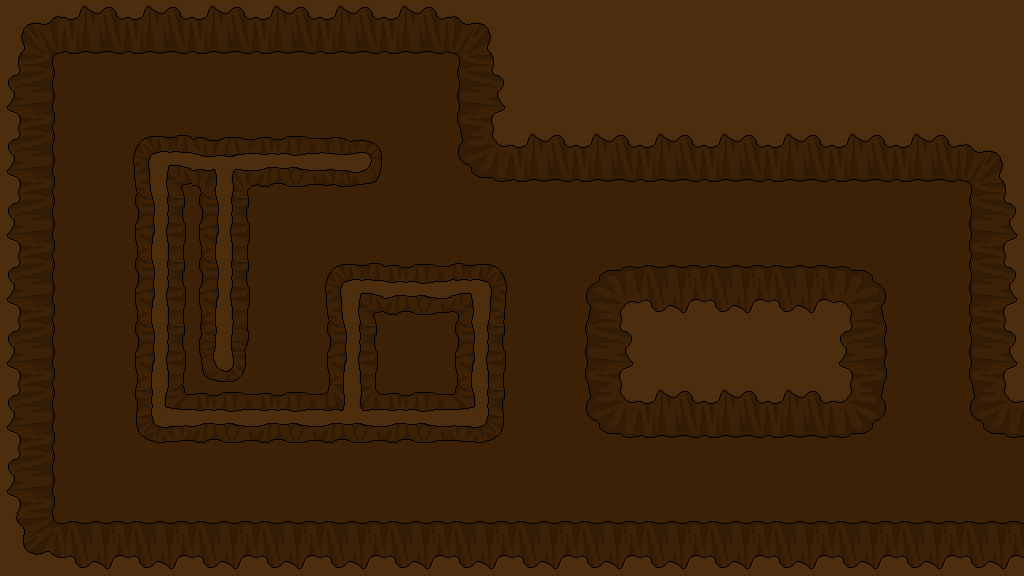

Rendered tile map (Tiled .tmx) drawn with the repository's tilesets; below, a short description and the full map source, tile grids included:
An orthogonal 16x9 tile map with 64x64 px tiles, 1 tile layer (Tile Layer 1).

<map version="1.0" orientation="orthogonal" width="16" height="9" tilewidth="64" tileheight="64">
 <tileset firstgid="1" name="backgroundTiles" tilewidth="64" tileheight="64">
  <image source="../backgroundTiles.png" width="11840" height="64" />
 </tileset>
 <layer name="Tile Layer 1" width="16" height="9">
  <data encoding="csv">
151,152,152,152,152,152,152,153,183,183,183,183,183,183,183,183,
158,6,6,6,6,6,6,161,183,183,183,183,183,183,183,183,
158,6,181,174,173,185,6,157,152,152,152,152,152,152,152,153,
158,6,168,168,6,6,6,6,53,53,53,53,53,53,53,161,
158,6,168,168,6,181,173,179,53,156,160,160,160,155,53,161,
158,6,168,176,6,168,184,168,53,161,183,183,183,158,53,161,
158,6,182,173,173,171,173,180,53,157,152,152,152,154,53,157,
158,6,6,6,6,6,6,6,53,53,53,53,53,53,53,6,
159,160,160,160,160,160,160,160,160,160,160,160,160,160,160,160
</data>
 </layer>
</map>
